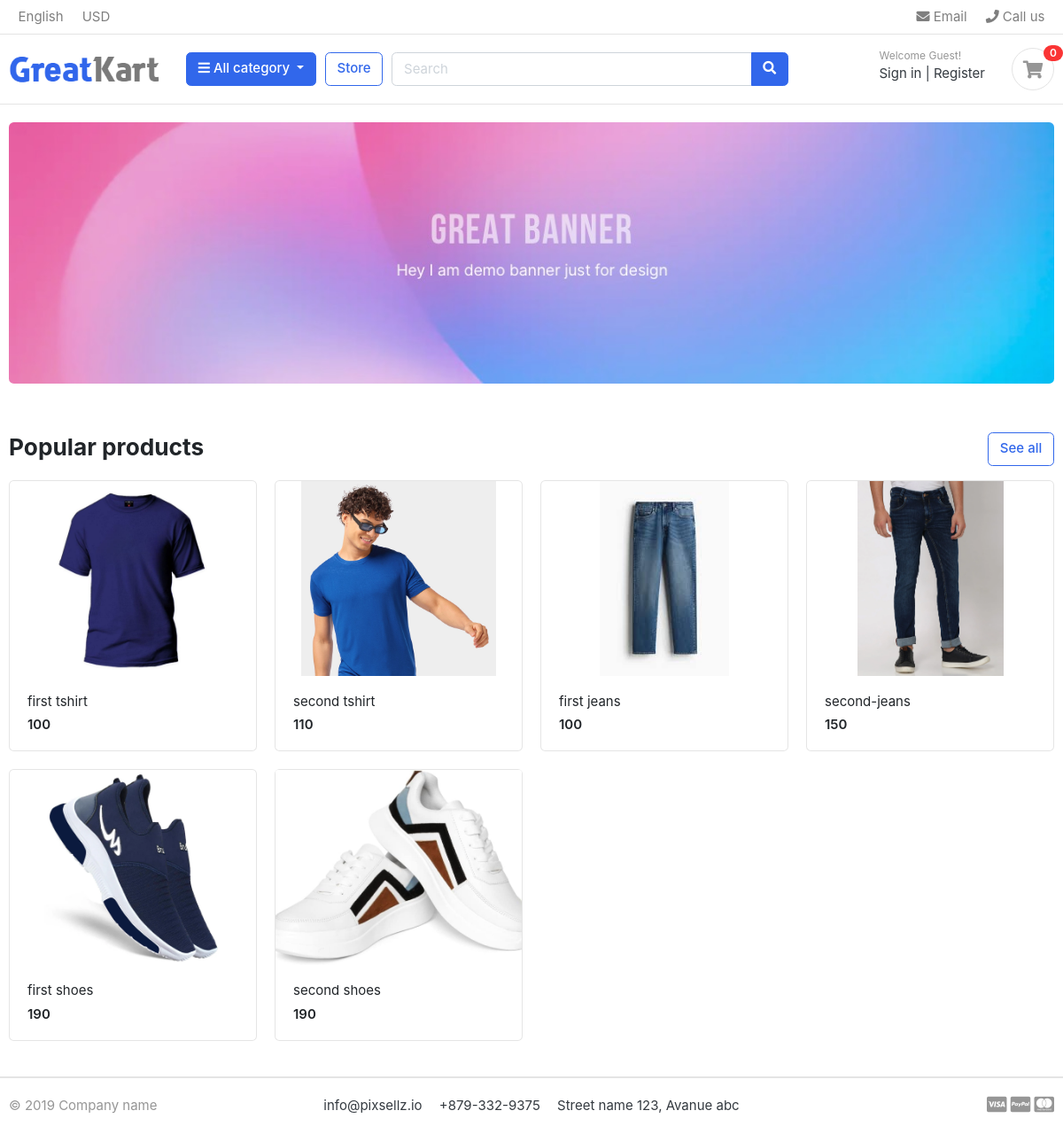
The page / on the database its author committed.
### store/models.py (models this page shows, shortened)
class Product(models.Model):
    product_name = models.CharField(max_length=50,unique=True)
    slug = models.SlugField(max_length=200,unique=True)
    description = models.TextField(max_length=200,unique=True)
    price = models.IntegerField()
    images = models.ImageField(upload_to='photos/products')
    stock = models.IntegerField()
    is_available = models.BooleanField(default=True)
    category = models.ForeignKey(Category ,on_delete=models.CASCADE)
    created_date = models.DateTimeField(auto_now_add=True)
    modified_date = models.DateTimeField(auto_now=True)
    def get_url(self):
        return reverse('product_detail',args=[self.category.slug,self.slug])

### greatkart/views.py (the view)
# urls.py: 2. Add a URL to urlpatterns:  path('', views.home, name='home')
def home(request):
    products= Product.objects.all().filter(is_available=True)
    product_count = products.count()
    context = {
        'products' :  products,
        'product_count' : product_count
    }
    return render(request,'home.html',context)

### carts/context_processors.py (called while the page is built)
def counter(request):
    cart_count = 0
    if 'admin' in request.path:
        return {}
    else:
        try:
            cart = Cart.objects.filter(cart_id = __cart_id(request))
            cart_items = CartItem.objects.all().filter(cart=cart[:1])
            for cart_item in cart_items:
                cart_count += cart_item.quantity
        except Cart.DoesNotExist:
            cart_count=0
    return dict(cart_count=cart_count)

### carts/views.py (called while the page is built)
def __cart_id(request):
    cart = request.session.session_key
    if not cart:
        cart = request.session.create()
    return cart

### category/context_processors.py (called while the page is built)
def menu_links(request):
    links = Category.objects.all()
    return dict(links=links)

### category/models.py (called while the page is built)
    def get_url(self):
        return reverse('product_by_category',args=[self.slug])

### templates/home.html
{% extends 'base.html' %}
{% load static %}
{% block content  %}
<section class="section-intro padding-y-sm">
<div class="container">
<div class="intro-banner-wrap">
	<img src="{% static 'images/banners/1.jpg' %}" class="img-fluid rounded">
</div>
</div>
</section>
<section class="section-name padding-y-sm">
<div class="container">
<header class="section-heading">
	<a href="{% url 'store' %}" class="btn btn-outline-primary float-right">See all</a>
	<h3 class="section-title">Popular products</h3>
</header>
<div class="row">
	{% for product in products %}
	<div class="col-md-3">
		<div class="card card-product-grid">
			<a href="{{ product.get_url }}" class="img-wrap"> <img src="{{ product.images.url }}"> </a>
			<figcaption class="info-wrap">
				<a href="{{ product.get_url }}" class="title">{{ product.product_name }}</a>
				<div class="price mt-1">{{ product.price }}</div>
			</figcaption>
		</div>
	</div>
	{% endfor %}
</div>
</div>
</section>
</body>
</html>
{% endblock %}

### greatkart/static/css/ui.css (style rules this page uses)
html { font-family: "Inter", sans-serif; font-size: 15px; }
.img-wrap { text-align: center; display: block; }
.img-wrap img { max-width: 100%; }
.padding-y-sm { padding-top: 20px; padding-bottom: 20px; }
.section-heading { margin-bottom: 20px; margin-top: 15px; }
.section-title { color: #212529; }
[class*=card-product] a.title { color: #212529; display: block; }
[class*=card-product] .img-wrap { overflow: hidden; position: relative; }
[class*=card-product] .img-wrap img { height: 100%; max-width: 100%; width: auto; display: inline-block; -o-object-fit: cover; object-fit: cover; }
.card-product-grid { margin-bottom: 20px; }
.card-product-grid .img-wrap { border-radius: 0.2rem 0.2rem 0 0; height: 220px; }
.card-product-grid .info-wrap { overflow: hidden; padding: 18px 20px; }
.card .img-wrap { overflow: hidden; }
.price { font-weight: 600; color: #212529; }

### rows shown on the page
Product: images (picture), product_name "first tshirt", price "100"
Product: images (picture), product_name "second tshirt", price "110"
Product: images (picture), product_name "first jeans", price "100"
Product: images (picture), product_name "second-jeans", price "150"
Product: images (picture), product_name "first shoes", price "190"
Product: images (picture), product_name "second shoes", price "190"

### other values the page prints
{{ cart_count }} "0"
